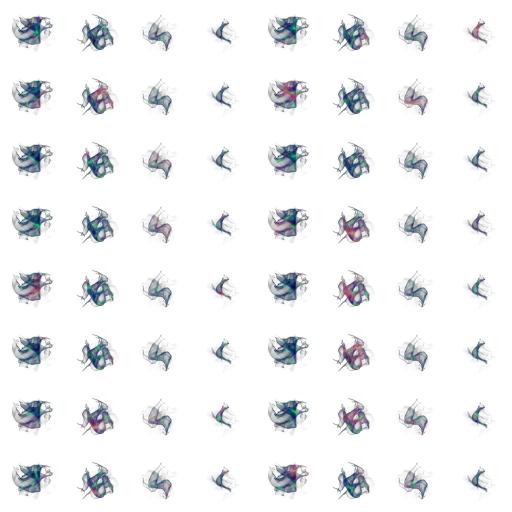
#> input picture test.png, 1024 x 1024 px (shown at 1/2 size)
$ python Multi_Particle_Texture_Combiner.py test.png test.png out.png
#> lines starting #> are read from the running program, lines starting #| are printed output that depends on the picture
#!/usr/bin/env python3
"""
Multi Particle Texture Combiner

Combine 2 textures : one as mask the other as texture.

The result is a pre-baked texture atlas that achieves the WoD+ multitexture
look without needing Cata+ shader support.

Usage:
    python3 Multi_Particle_Texture_Combiner.py <mask.blp/png> <color.blp/png> <output.png> [options]
    python3 Multi_Particle_Texture_Combiner.py <mask.blp/png> <color.blp/png> <output.png> --color2 <color2> [options]

Options:
    --grid N            Output atlas grid NxN (default: 8, giving 64 frames)
    --cell-size N       Size of each cell in pixels (default: 256)
    --mask-grid N       If mask is 1x1 or 2x2 etc pattern (default 0, try to autodetect)
    --mode MODE         Compositing mode: multiply, screen, overlay (default: multiply)
    --variation         Add random variation to color sampling per frame, else use --no-variation
    --preview           Also generate a preview strip
    --seed N            Use a seed number to replicate same output texture, else it is random
    --color2 <color2>   experimental, trying to blend 2 "colors" together suggested to try different blending mode with --blend12
    --blend12 <mode>    mode being multiply, add, overlay, screen, if not specified, multiply is used by default

Unrecommended to generate texture higher than 1024 pixel per side, so use --cell-size to avoid that
Example:

    py Multi_Particle_Texture_Combiner.py fire_2x2_sharp_mod4x.png fire_bright_mod2x_a.png test2.png --mask-grid 2 --grid 8 --cell-size 128 --seed 60

Requirements:
    pip install Pillow
"""

import argparse
import os
import sys
import random
from pathlib import Path

try:
    from PIL import Image, ImageEnhance, ImageFilter, ImageChops
    HAS_PIL = True
except ImportError:
    print("ERROR: Pillow is required. Install with:")
    print("  pip install Pillow --break-system-packages")
    sys.exit(1)


def detect_grid_size(image):
    """Detect if image is an atlas and return grid dimensions"""
    w, h = image.size

    if w != h:
        return 1, 1  # Not square, assume single image

    # Common atlas sizes
    for grid in [8, 4, 2]:
        cell_size = w // grid
        if cell_size >= 32 and w % grid == 0:
            return grid, grid

    return 1, 1


def extract_cells(image, grid_rows, grid_cols):
    """Extract individual cells from an atlas image"""
    w, h = image.size
    cell_w = w // grid_cols
    cell_h = h // grid_rows

    cells = []
    for row in range(grid_rows):
        for col in range(grid_cols):
            cell = image.crop((
                col * cell_w,
                row * cell_h,
                (col + 1) * cell_w,
                (row + 1) * cell_h
            ))
            cells.append(cell)

    return cells, cell_w, cell_h


def sample_color_with_offset(color_img, offset_x, offset_y, size):
    """Sample a region from color image with offset, tiling as needed"""
    w, h = color_img.size
    result = Image.new('RGBA', size)

    for y in range(size[1]):
        for x in range(size[0]):
            src_x = (x + offset_x) % w
            src_y = (y + offset_y) % h
            result.putpixel((x, y), color_img.getpixel((src_x, src_y)))

    return result


def blend_multiply(base, top):
    """Multiply blend: base * top / 255"""
    return ImageChops.multiply(base, top)


def blend_screen(base, top):
    """Screen blend: 255 - ((255-base) * (255-top) / 255)"""
    return ImageChops.screen(base, top)


def blend_add(base, top):
    """Additive blend: base + top (clamped)"""
    return ImageChops.add(base, top)


# [23 lines left out: function blend_overlay, not called in this run]


def composite_2tex(mask, color, mode='multiply'):
    """
    Composite mask with single color texture.
    - Mask luminance controls alpha/visibility
    - Color provides RGB values (unchanged)
    """
    if mask.size != color.size:
        color = color.resize(mask.size, Image.LANCZOS)

    result = Image.new('RGBA', mask.size)
    mask_data = mask.load()
    color_data = color.load()
    result_data = result.load()

    for y in range(mask.size[1]):
        for x in range(mask.size[0]):
            m = mask_data[x, y]
            c = color_data[x, y]

            # Get mask luminance
            if len(m) >= 3:
                m_luminance = (m[0] + m[1] + m[2]) / (3.0 * 255.0)
            else:
                m_luminance = m[0] / 255.0

            # Apply mask alpha if present
            if len(m) == 4:
                m_alpha = m[3] / 255.0
            else:
                m_alpha = 1.0

            # Output alpha from mask luminance * mask alpha
            out_alpha = m_luminance * m_alpha

            # RGB comes from color texture (unchanged, not darkened)
            r = c[0]
            g = c[1]
            b = c[2]
            a = int(255 * out_alpha)

            result_data[x, y] = (r, g, b, a)

    return result

    return result


# [63 lines left out: function composite_3tex, not called in this run]


def create_composite_atlas(mask_path, color1_path, output_path,
                           color2_path=None,
                           grid_size=8, cell_size=256,
                           mode='multiply', blend12='multiply',
                           add_variation=True, mask_grid_override=None):
    """
    Create a composite texture atlas from mask and color textures
    """
    print(f"Loading mask: {mask_path}")
    mask_img = Image.open(mask_path).convert('RGBA')

    print(f"Loading color1: {color1_path}")
    color1_img = Image.open(color1_path).convert('RGBA')

    color2_img = None
    if color2_path:
        print(f"Loading color2: {color2_path}")
        color2_img = Image.open(color2_path).convert('RGBA')
        print(f"Mode: 3-texture (mask + color1 + color2)")
    else:
        print(f"Mode: 2-texture (mask + color)")

    print(f"Mask size: {mask_img.size}")
    print(f"Color1 size: {color1_img.size}")
    if color2_img:
        print(f"Color2 size: {color2_img.size}")

    # Detect or use override for mask atlas grid
    if mask_grid_override:
        mask_grid_rows, mask_grid_cols = mask_grid_override, mask_grid_override
        print(f"Using mask grid override: {mask_grid_rows}x{mask_grid_cols}")
    else:
        mask_grid_rows, mask_grid_cols = detect_grid_size(mask_img)
        print(f"Detected mask grid: {mask_grid_rows}x{mask_grid_cols}")

    # Extract mask cells
    mask_cells, mask_cell_w, mask_cell_h = extract_cells(
        mask_img, mask_grid_rows, mask_grid_cols
    )
    print(f"Extracted {len(mask_cells)} mask cells ({mask_cell_w}x{mask_cell_h})")

    # Create output atlas
    output_size = cell_size * grid_size
    output = Image.new('RGBA', (output_size, output_size), (0, 0, 0, 0))

    total_frames = grid_size * grid_size

    print(f"Creating {total_frames} composited frames ({cell_size}x{cell_size} each)...")

    for frame_idx in range(total_frames):
        # Get mask cell (cycle through available)
        mask_cell = mask_cells[frame_idx % len(mask_cells)]

        # Resize mask cell to target size
        if mask_cell.size != (cell_size, cell_size):
            mask_cell = mask_cell.resize((cell_size, cell_size), Image.LANCZOS)

        # Get color1 sample
        if add_variation:
            offset_x = random.randint(0, color1_img.size[0] - 1)
            offset_y = random.randint(0, color1_img.size[1] - 1)
            color1_sample = sample_color_with_offset(
                color1_img, offset_x, offset_y, (cell_size, cell_size)
            )
        else:
            color1_sample = color1_img.resize((cell_size, cell_size), Image.LANCZOS)

        # Composite
        if color2_img:
            # 3-texture mode
            if add_variation:
                offset_x2 = random.randint(0, color2_img.size[0] - 1)
                offset_y2 = random.randint(0, color2_img.size[1] - 1)
                color2_sample = sample_color_with_offset(
                    color2_img, offset_x2, offset_y2, (cell_size, cell_size)
                )
            else:
                color2_sample = color2_img.resize((cell_size, cell_size), Image.LANCZOS)

            composited = composite_3tex(mask_cell, color1_sample, color2_sample, mode, blend12)
        else:
            # 2-texture mode
            composited = composite_2tex(mask_cell, color1_sample, mode)

        # Place in output atlas
        out_row = frame_idx // grid_size
        out_col = frame_idx % grid_size
        output.paste(composited, (out_col * cell_size, out_row * cell_size))

    # Save output
    output.save(output_path)
    print(f"Saved: {output_path}")
    print(f"Output size: {output_size}x{output_size}")

    return output


# [21 lines left out: function create_preview, not called in this run]


def main():
    parser = argparse.ArgumentParser(
        description='Create WotLK-compatible fire particle textures',
        formatter_class=argparse.RawDescriptionHelpFormatter,
        epilog="""
Examples:
    # Basic usage
    python3 Multi_Particle_Texture_Combiner.py <mask.blp/png> <color.blp/png> <output.png> [options]
    python3 Multi_Particle_Texture_Combiner.py <mask.blp/png> <color.blp/png> <output.png> --color2 <color2> [options]
"""
    )

    parser.add_argument('mask', help='Path to mask/smoke texture')
    parser.add_argument('color', help='Path to color1 texture')
    parser.add_argument('output', help='Output path for composite atlas')
    parser.add_argument('--color2', type=str, default=None,
                        help='Path to color2 texture (for 3-texture mode)')
    parser.add_argument('--grid', type=int, default=8, help='Output grid size NxN (default: 8)')
    parser.add_argument('--cell-size', type=int, default=256, help='Cell size in pixels (default: 256)')
    parser.add_argument('--mask-grid', type=int, default=0, help='Mask grid size (0=auto-detect)')
    parser.add_argument('--mode', choices=['multiply', 'screen', 'overlay', 'add'], default='multiply',
                        help='Blend mode for mask (default: multiply)')
    parser.add_argument('--blend12', choices=['multiply', 'screen', 'overlay', 'add'], default='multiply',
                        help='Blend mode between color1 and color2 (default: multiply)')
    parser.add_argument('--no-variation', action='store_true', help='Disable random color sampling')
    parser.add_argument('--preview', action='store_true', help='Generate preview strip')
    parser.add_argument('--seed', type=int, help='Random seed for reproducible results')

    args = parser.parse_args()

    if args.seed is not None:
        random.seed(args.seed)

    print("=" * 60)
    print("Multi Particle Texture Combiner")
    print("=" * 60)

    atlas = create_composite_atlas(
        args.mask,
        args.color,
        args.output,
        color2_path=args.color2,
        grid_size=args.grid,
        cell_size=args.cell_size,
        mode=args.mode,
        blend12=args.blend12,
        add_variation=not args.no_variation,
        mask_grid_override=args.mask_grid if args.mask_grid > 0 else None
    )
#> in create_composite_atlas, mask_img is the input picture: PIL image 1024x1024 RGBA; mean R, G, B, A 1.8, 3.8, 6.5, 16.9
#| Mask size: (1024, 1024)
#| Color1 size: (1024, 1024)
#> in create_composite_atlas, `mask_grid_rows, mask_grid_cols = detect_grid_size(mask_img)`: mask_grid_rows = 8
#| Detected mask grid: 8x8
#> in extract_cells, `cell_w = w // grid_cols`: cell_w = 128
#> after the loop in extract_cells, `for row in range(grid_rows):`: cells = 64 items
#> in create_composite_atlas, `mask_cells, mask_cell_w, mask_cell_h = extract_cells( mask_img, mask_g..`: mask_cell_w = 128
#| Extracted 64 mask cells (128x128)
#> in create_composite_atlas, `output = Image.new('RGBA', (output_size, output_size), (0, 0, 0, 0))`: output: PIL image 2048x2048 RGBA; every value is 0
#> the loop in create_composite_atlas, `for frame_idx in range(total_frames):` made 64 passes
#> pass 1, in create_composite_atlas, `mask_cell = mask_cells[frame_idx % len(mask_cells)]`:
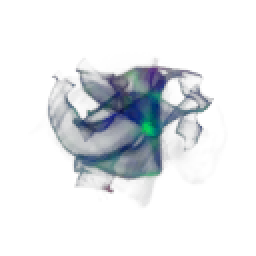
#> mask_cell: PIL image 128x128 RGBA (shown 2 times larger); mean R, G, B, A 1.1, 5.8, 10.1, 26.7; transparent parts drawn white
#> pass 1, in create_composite_atlas, `color1_sample = sample_color_with_offset( color1_img, offset_x, offset..`:
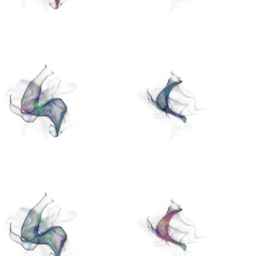
#> color1_sample: PIL image 256x256 RGBA; mean R, G, B, A 1.1, 1.9, 3.4, 9; transparent parts drawn white
#> after the loop in create_composite_atlas, `for frame_idx in range(total_frames):`:
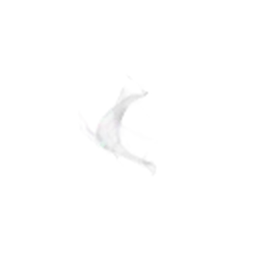
#> composited: PIL image 256x256 RGBA; mean R, G, B, A 3.3, 3.9, 6.7, 0.5; transparent parts drawn white
#> after the loop in create_composite_atlas, `for frame_idx in range(total_frames):`:
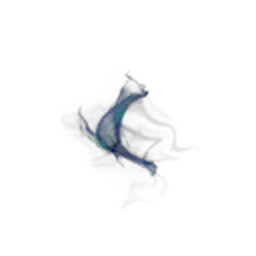
#> mask_cell: PIL image 256x256 RGBA; mean R, G, B, A 0, 1.1, 2.2, 6.4; transparent parts drawn white
#> after the loop in create_composite_atlas, `for frame_idx in range(total_frames):`:
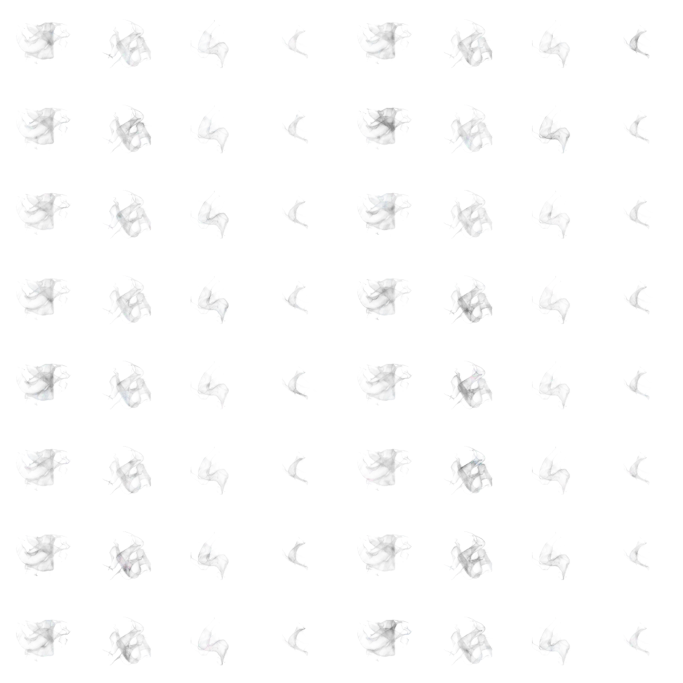
#> output: PIL image 2048x2048 RGBA (shown at 1/3 size); mean R, G, B, A 2, 3.9, 6.7, 2.2; transparent parts drawn white

    if args.preview:
        preview_path = str(Path(args.output).stem) + '_preview.png'
        create_preview(atlas, preview_path)

    print("\nDone! You can now:")
    print(f"  1. Convert {args.output} to BLP format")
    print(f"  2. Update your .M2 particle to use this texture")
    print(f"     - Check that texture index point to that specific baked texture")
    print(f"     - Set GeometryModel_Length to 1")
    print(f"     - .m2 EOL add a 4 bytes empty chunk")
    print(f"     - Set GeometryModel_Offset to the start of that previous chunk added")
    print(f"     - Set RecursionModel_Length to 1")
    print(f"     - .m2 EOL add a new 4 bytes empty chunk")
    print(f"     - Set RecursionModel_Offset to the start of the second chunk added")
    print(f"     - Set Texture_dimensions_rows and Texture_dimensions_columns to new value: {args.grid}x{args.grid}")
    print(f"     - Check particle_Flag and blending used")
    print(f"  3. repeat for other particules using multi-textures, you can reuse the same chunk added if no extra setting")


if __name__ == '__main__':
    main()
